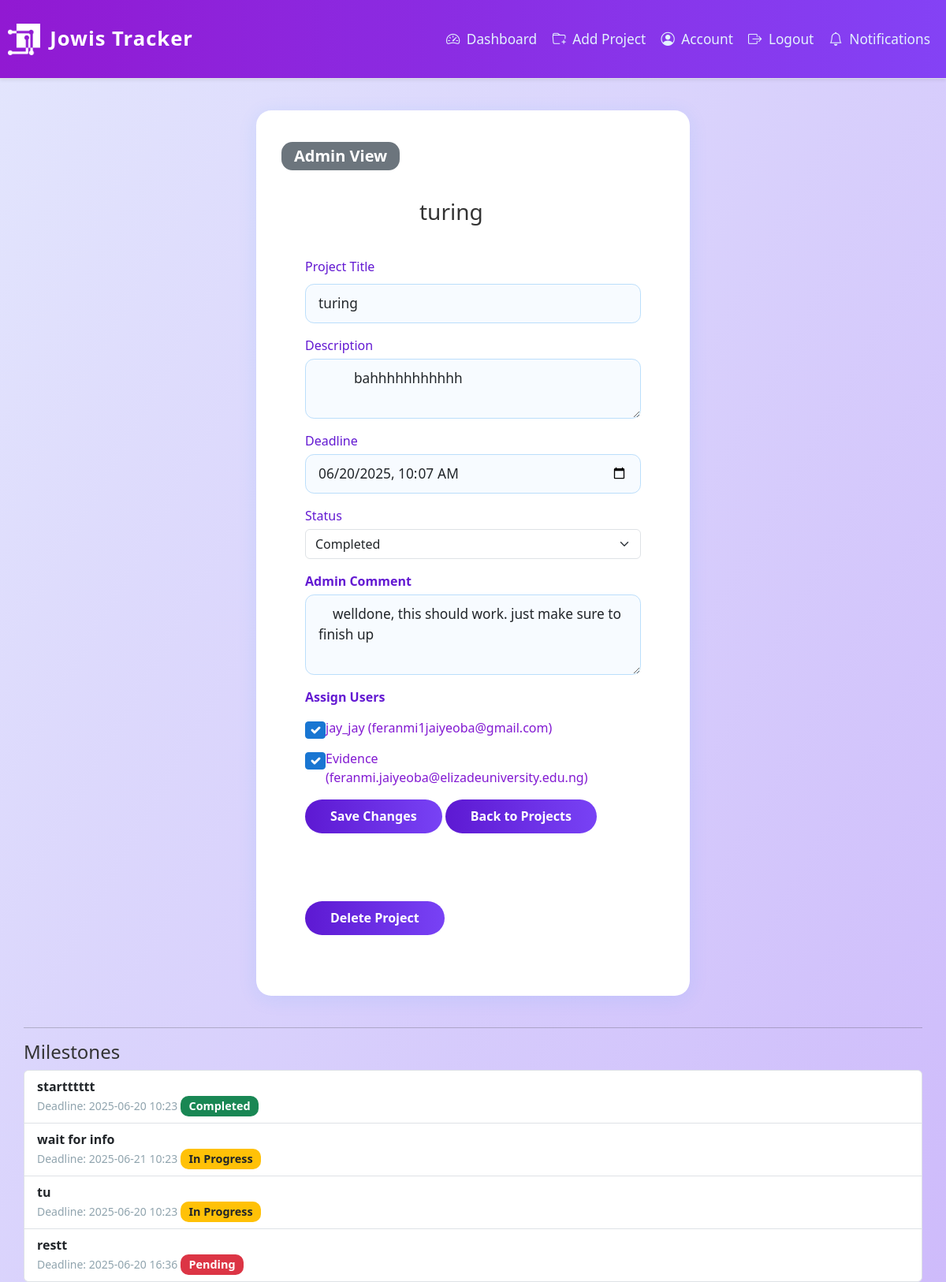
Page /admin/projects/5 (signed in) on the earlier database version.
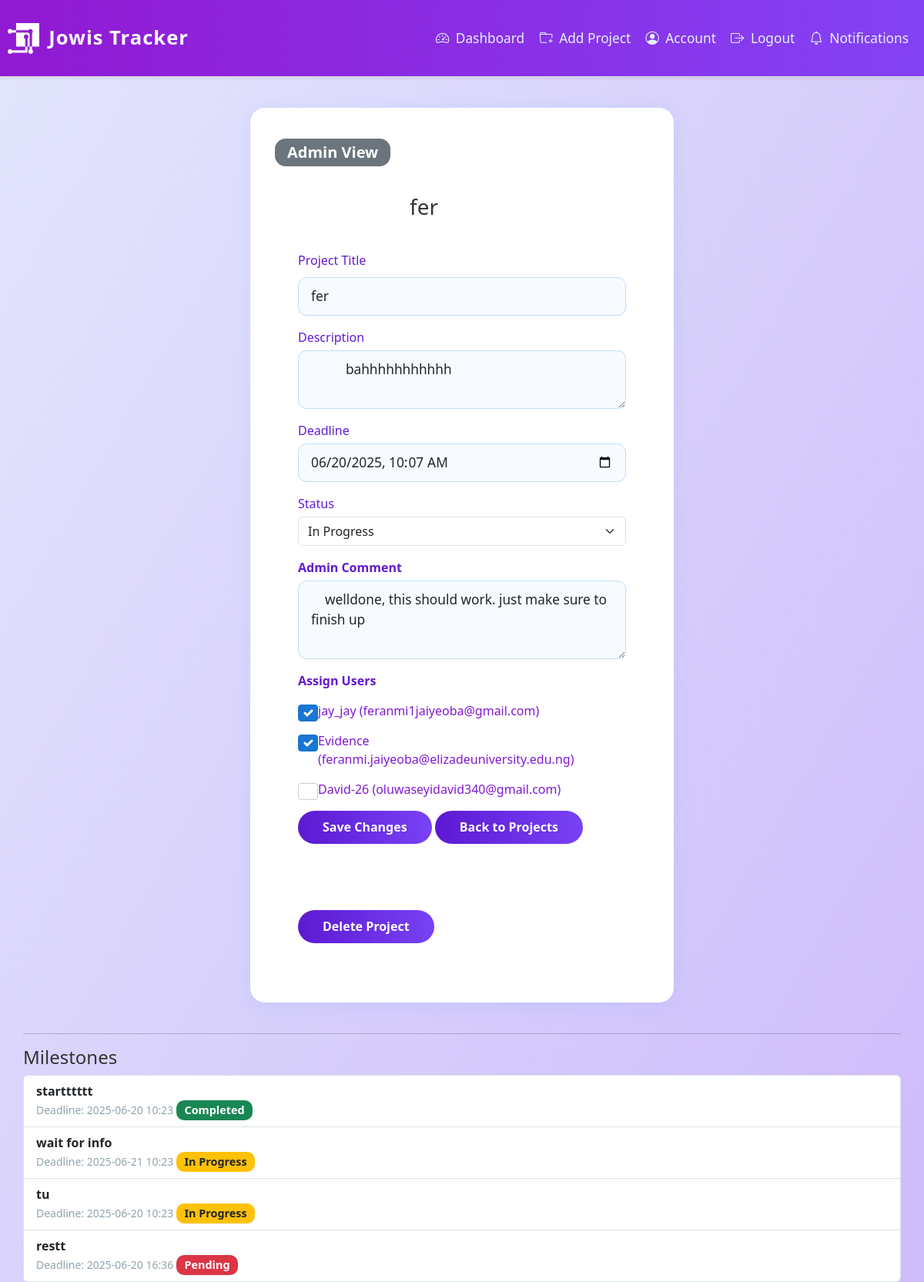
Same page on the later database version.
### app/dbmodels.py (models this page shows, shortened)
class Project(db.Model):
    id = db.Column(db.Integer, primary_key=True)
    title = db.Column(db.String(150), nullable=False)
    description = db.Column(db.Text, nullable=False)
    tasks = db.relationship("Task", backref="project", cascade="all, delete-orphan", passive_deletes=True)
    milestones = db.relationship("Milestone", backref="project", cascade="all, delete-orphan", passive_deletes=True)
    deadline = db.Column(db.DateTime, nullable=False, default = datetime.now(timezone.utc)) # default to current time in UTC
    status = db.Column(db.String(20), nullable=False, default="Pending")
    comment = db.Column(db.Text, nullable=True)
    users = db.relationship(
        'User',
        secondary=project_users,
        back_populates='projects'
    )

class User(db.Model, UserMixin):
    id = db.Column(db.Integer, primary_key=True)
    username = db.Column(db.String(150), unique=True, nullable=False)
    email = db.Column(db.String(150), unique=True, nullable=False)
    password_hash = db.Column(db.String(150), nullable=False)
    tasks = db.relationship("Task", backref="assigned_to", cascade='all, delete-orphan',passive_deletes=True)
    role = db.Column(db.String(50), nullable=False, default="employee") # or admin
    projects = db.relationship(
        'Project',
        secondary=project_users,
        back_populates='users'
    )
    reset_code = db.Column(db.String(8), nullable=True)
    reset_code_expiry = db.Column(db.DateTime, nullable=True)

class Milestone(db.Model):
    id = db.Column(db.Integer, primary_key=True)
    name = db.Column(db.String(140), nullable=False)
    deadline = db.Column(db.DateTime, nullable=False)
    project_id = db.Column(db.Integer, db.ForeignKey("project.id", ondelete="CASCADE"), nullable=False) # ondelete="CASCADE" ensures that if a project is deleted, its milestones are also deleted
    tasks = db.relationship("Task", backref="milestone", lazy="dynamic")
    status = db.Column(db.String(20), nullable=False, default="Pending")

### app/routes.py (the view, shortened to what this page needs)
@main.route('/admin/projects/<int:project_id>', methods=['GET', 'POST'])
@login_required
def admin_project_detail(project_id):
    if current_user.role != "admin":
        abort(403)
    project = Project.query.get_or_404(project_id)
    employees = User.query.filter_by(role='employee').all()
    assigned_user_ids = [u.id for u in project.users]
    return render_template('admin_project_detail.html', project=project,  employees=employees, assigned_user_ids=assigned_user_ids)

### app/__init__.py (called while the page is built)
def create_app():
    app= Flask(__name__)
    app.config.from_object("config.Config") # load app config from config.py
    db.init_app(app)
    migrate.init_app(app, db)
    login_manager.init_app(app)
    mail.init_app(app)
    scheduler.init_app(app)
    scheduler.start()
    from . import jobs  # <-- Import jobs to register them
    from .admin import init_admin
    init_admin(app)
    login_manager.login_view = "main.login"
    login_manager.login_message_category ="info"
    from .dbmodels import User
    @login_manager.user_loader
    def load_user(user_id):
        return User.query.get(int(user_id))
    from .routes import main
    app.register_blueprint(main)
    return app

### app/templates/admin_project_detail.html (shortened to what this page needs)
{% extends "base.html" %} {% block content %}
<div class="signup-container">
  <div class="d-flex align-items-center mb-3">
    <span class="badge bg-secondary py-2 px-3 fs-5">Admin View</span>
  </div>
  <h3 style="position: relative;top: 20px;left: 175px;">{{ project.title }}</h3>
  <form method="POST">
    <div class="mb-3">
      <label class="form-label">Project Title</label>
      <input
        type="text"
        name="title"
        class="form-control"
        value="{{ project.title }}"
        required
        />
      </div>
      <div class="mb-3">
        <label class="form-label">Description</label>
        <textarea name="description" class="form-control" required>
          {{ project.description }}</textarea
          >
        </div>
        <div class="mb-3">
          <label class="form-label">Deadline</label>
          <input
          type="datetime-local"
          name="deadline"
          class="form-control"
          value="{{ project.deadline.strftime('%Y-%m-%dT%H:%M') if project.deadline else '' }}"
          required
          />
        </div>
    <div class="mb-3">
  <label for="status" class="form-label">Status</label>
  <select class="form-select" id="status" name="status" required>
    <option value="In Progress" {% if project.status == 'In Progress' %}selected{% endif %}>In Progress</option>
    <option value="Completed" {% if project.status == 'Completed' %}selected{% endif %}>Completed</option>
  </select>
</div>
<div class="mb-3">
  <label for="comment" class="form-label"
  ><strong>Admin Comment</strong></label
  >
  <textarea name="comment" id="comment" class="form-control" rows="3">
    {{ project.comment or '' }}</textarea
    >
  </div>
  <div class="mb-3">
    <label class="form-label"><strong>Assign Users</strong></label>
    <div>
      {% for employee in employees %}
        <div class="form-check">
          <input
          class="form-check-input"
          type="checkbox"
          name="assigned_users"
          id="user{{ employee.id }}"
          value="{{ employee.id }}"
          {%
            if
            employee.id
            in
            assigned_user_ids
            %}checked{%
              endif
            %}
            />
          <label class="form-check-label" for="user{{ employee.id }}">
            {{ employee.username }} ({{ employee.email }})
          </label>
        </div>
        {% endfor %}
      </div>
    </div>
    <button type="submit" class="btn btn-primary">Save Changes</button>
    <a href="{{ url_for('main.admin_projects') }}" class="btn btn-secondary"
    >Back to Projects</a
    >
  </form>
  <form
  action="{{ url_for('main.delete_project', project_id=project.id) }}"
  method="POST"
  >
  <button
  type="submit"
  class="btn btn-danger mt-3"
  onclick="return confirm('Delete this project?');"
  >
  Delete Project
</button>
</form>
</div>
  <hr />
  <h4>Milestones</h4>
  {% if project.milestones %}
  <ul class="list-group">
    {% for milestone in project.milestones %}
    <li
      class="list-group-item d-flex justify-content-between align-items-center"
    >
      <div>
        <strong>{{ milestone.name }}</strong>
        <br />
        <small class="text-muted"
          >Deadline: {{ milestone.deadline.strftime('%Y-%m-%d %H:%M') if
          milestone.deadline else 'No deadline set' }}</small
        >
        <span>
          {% if milestone.status == 'Completed' %}
          <span class="badge bg-success">Completed</span>
          {% elif milestone.status == 'Pending' %}
          <span class="badge bg-danger">Pending</span>
          {% elif milestone.status == 'In Progress' %}
          <span class="badge bg-warning text-dark">In Progress</span>
          {% else %}
        <span class="badge bg-secondary">Unknown</span>
        {% endif %}
      </span>
    </div>
    </li>
    {% endfor %}
  </ul>
  {% else %}
  <p>No milestones yet.</p>
  {% endif %}
</div>
{% endblock %}

Differences in the rows shown:
changed Project "bahhhhhhhhhhh": title "turing" → "fer"; status "Completed" → "In Progress"
added User: username "David-26", email "oluwaseyidavid340@gmail.com"
